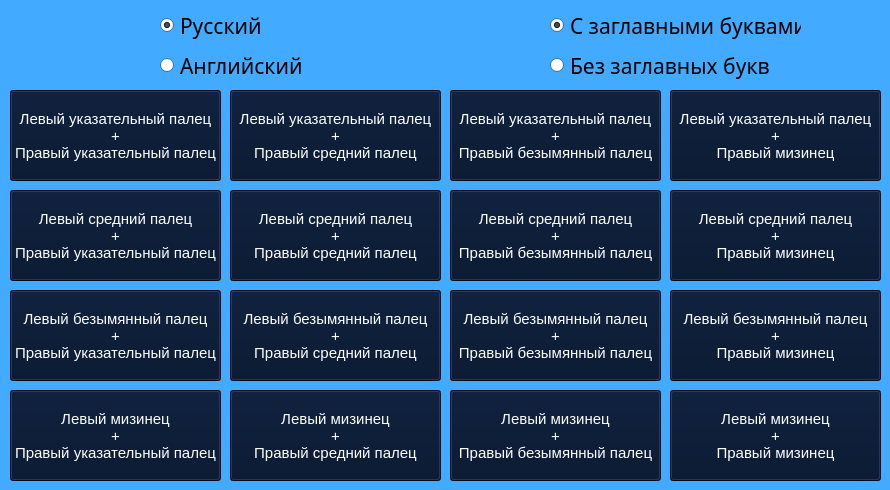
<?xml version="1.0" encoding="UTF-8"?>
<ui version="4.0">
 <class>MainWindow</class>
 <widget class="QMainWindow" name="MainWindow">
  <property name="geometry">
   <rect>
    <x>0</x>
    <y>0</y>
    <width>890</width>
    <height>490</height>
   </rect>
  </property>
  <property name="palette">
   <palette>
    <active>
     <colorrole role="WindowText">
      <brush brushstyle="SolidPattern">
       <color alpha="255">
        <red>0</red>
        <green>0</green>
        <blue>0</blue>
       </color>
      </brush>
     </colorrole>
     <colorrole role="Button">
      <brush brushstyle="SolidPattern">
       <color alpha="255">
        <red>66</red>
        <green>170</green>
        <blue>255</blue>
       </color>
      </brush>
     </colorrole>
     <colorrole role="Light">
      <brush brushstyle="SolidPattern">
       <color alpha="255">
        <red>194</red>
        <green>228</green>
        <blue>255</blue>
       </color>
      </brush>
     </colorrole>
     <colorrole role="Midlight">
      <brush brushstyle="SolidPattern">
       <color alpha="255">
        <red>130</red>
        <green>199</green>
        <blue>255</blue>
       </color>
      </brush>
     </colorrole>
     <colorrole role="Dark">
      <brush brushstyle="SolidPattern">
       <color alpha="255">
        <red>33</red>
        <green>85</green>
        <blue>127</blue>
       </color>
      </brush>
     </colorrole>
     <colorrole role="Mid">
      <brush brushstyle="SolidPattern">
       <color alpha="255">
        <red>44</red>
        <green>113</green>
        <blue>170</blue>
       </color>
      </brush>
     </colorrole>
     <colorrole role="Text">
      <brush brushstyle="SolidPattern">
       <color alpha="255">
        <red>0</red>
        <green>0</green>
        <blue>0</blue>
       </color>
      </brush>
     </colorrole>
     <colorrole role="BrightText">
      <brush brushstyle="SolidPattern">
       <color alpha="255">
        <red>255</red>
        <green>255</green>
        <blue>255</blue>
       </color>
      </brush>
     </colorrole>
     <colorrole role="ButtonText">
      <brush brushstyle="SolidPattern">
       <color alpha="255">
        <red>0</red>
        <green>0</green>
        <blue>0</blue>
       </color>
      </brush>
     </colorrole>
     <colorrole role="Base">
      <brush brushstyle="SolidPattern">
       <color alpha="255">
        <red>255</red>
        <green>255</green>
        <blue>255</blue>
       </color>
      </brush>
     </colorrole>
     <colorrole role="Window">
      <brush brushstyle="SolidPattern">
       <color alpha="255">
        <red>66</red>
        <green>170</green>
        <blue>255</blue>
       </color>
      </brush>
     </colorrole>
     <colorrole role="Shadow">
      <brush brushstyle="SolidPattern">
       <color alpha="255">
        <red>0</red>
        <green>0</green>
        <blue>0</blue>
       </color>
      </brush>
     </colorrole>
     <colorrole role="AlternateBase">
      <brush brushstyle="SolidPattern">
       <color alpha="255">
        <red>160</red>
        <green>212</green>
        <blue>255</blue>
       </color>
      </brush>
     </colorrole>
     <colorrole role="ToolTipBase">
      <brush brushstyle="SolidPattern">
       <color alpha="255">
        <red>255</red>
        <green>255</green>
        <blue>220</blue>
       </color>
      </brush>
     </colorrole>
     <colorrole role="ToolTipText">
      <brush brushstyle="SolidPattern">
       <color alpha="255">
        <red>0</red>
        <green>0</green>
        <blue>0</blue>
       </color>
      </brush>
     </colorrole>
    </active>
    <inactive>
     <colorrole role="WindowText">
      <brush brushstyle="SolidPattern">
       <color alpha="255">
        <red>0</red>
        <green>0</green>
        <blue>0</blue>
       </color>
      </brush>
     </colorrole>
     <colorrole role="Button">
      <brush brushstyle="SolidPattern">
       <color alpha="255">
        <red>66</red>
        <green>170</green>
        <blue>255</blue>
       </color>
      </brush>
     </colorrole>
     <colorrole role="Light">
      <brush brushstyle="SolidPattern">
       <color alpha="255">
        <red>194</red>
        <green>228</green>
        <blue>255</blue>
       </color>
      </brush>
     </colorrole>
     <colorrole role="Midlight">
      <brush brushstyle="SolidPattern">
       <color alpha="255">
        <red>130</red>
        <green>199</green>
        <blue>255</blue>
       </color>
      </brush>
     </colorrole>
     <colorrole role="Dark">
      <brush brushstyle="SolidPattern">
       <color alpha="255">
        <red>33</red>
        <green>85</green>
        <blue>127</blue>
       </color>
      </brush>
     </colorrole>
     <colorrole role="Mid">
      <brush brushstyle="SolidPattern">
       <color alpha="255">
        <red>44</red>
        <green>113</green>
        <blue>170</blue>
       </color>
      </brush>
     </colorrole>
     <colorrole role="Text">
      <brush brushstyle="SolidPattern">
       <color alpha="255">
        <red>0</red>
        <green>0</green>
        <blue>0</blue>
       </color>
      </brush>
     </colorrole>
     <colorrole role="BrightText">
      <brush brushstyle="SolidPattern">
       <color alpha="255">
        <red>255</red>
        <green>255</green>
        <blue>255</blue>
       </color>
      </brush>
     </colorrole>
     <colorrole role="ButtonText">
      <brush brushstyle="SolidPattern">
       <color alpha="255">
        <red>0</red>
        <green>0</green>
        <blue>0</blue>
       </color>
      </brush>
     </colorrole>
     <colorrole role="Base">
      <brush brushstyle="SolidPattern">
       <color alpha="255">
        <red>255</red>
        <green>255</green>
        <blue>255</blue>
       </color>
      </brush>
     </colorrole>
     <colorrole role="Window">
      <brush brushstyle="SolidPattern">
       <color alpha="255">
        <red>66</red>
        <green>170</green>
        <blue>255</blue>
       </color>
      </brush>
     </colorrole>
     <colorrole role="Shadow">
      <brush brushstyle="SolidPattern">
       <color alpha="255">
        <red>0</red>
        <green>0</green>
        <blue>0</blue>
       </color>
      </brush>
     </colorrole>
     <colorrole role="AlternateBase">
      <brush brushstyle="SolidPattern">
       <color alpha="255">
        <red>160</red>
        <green>212</green>
        <blue>255</blue>
       </color>
      </brush>
     </colorrole>
     <colorrole role="ToolTipBase">
      <brush brushstyle="SolidPattern">
       <color alpha="255">
        <red>255</red>
        <green>255</green>
        <blue>220</blue>
       </color>
      </brush>
     </colorrole>
     <colorrole role="ToolTipText">
      <brush brushstyle="SolidPattern">
       <color alpha="255">
        <red>0</red>
        <green>0</green>
        <blue>0</blue>
       </color>
      </brush>
     </colorrole>
    </inactive>
    <disabled>
     <colorrole role="WindowText">
      <brush brushstyle="SolidPattern">
       <color alpha="255">
        <red>33</red>
        <green>85</green>
        <blue>127</blue>
       </color>
      </brush>
     </colorrole>
     <colorrole role="Button">
      <brush brushstyle="SolidPattern">
       <color alpha="255">
        <red>66</red>
        <green>170</green>
        <blue>255</blue>
       </color>
      </brush>
     </colorrole>
     <colorrole role="Light">
      <brush brushstyle="SolidPattern">
       <color alpha="255">
        <red>194</red>
        <green>228</green>
        <blue>255</blue>
       </color>
      </brush>
     </colorrole>
     <colorrole role="Midlight">
      <brush brushstyle="SolidPattern">
       <color alpha="255">
        <red>130</red>
        <green>199</green>
        <blue>255</blue>
       </color>
      </brush>
     </colorrole>
     <colorrole role="Dark">
      <brush brushstyle="SolidPattern">
       <color alpha="255">
        <red>33</red>
        <green>85</green>
        <blue>127</blue>
       </color>
      </brush>
     </colorrole>
     <colorrole role="Mid">
      <brush brushstyle="SolidPattern">
       <color alpha="255">
        <red>44</red>
        <green>113</green>
        <blue>170</blue>
       </color>
      </brush>
     </colorrole>
     <colorrole role="Text">
      <brush brushstyle="SolidPattern">
       <color alpha="255">
        <red>33</red>
        <green>85</green>
        <blue>127</blue>
       </color>
      </brush>
     </colorrole>
     <colorrole role="BrightText">
      <brush brushstyle="SolidPattern">
       <color alpha="255">
        <red>255</red>
        <green>255</green>
        <blue>255</blue>
       </color>
      </brush>
     </colorrole>
     <colorrole role="ButtonText">
      <brush brushstyle="SolidPattern">
       <color alpha="255">
        <red>33</red>
        <green>85</green>
        <blue>127</blue>
       </color>
      </brush>
     </colorrole>
     <colorrole role="Base">
      <brush brushstyle="SolidPattern">
       <color alpha="255">
        <red>66</red>
        <green>170</green>
        <blue>255</blue>
       </color>
      </brush>
     </colorrole>
     <colorrole role="Window">
      <brush brushstyle="SolidPattern">
       <color alpha="255">
        <red>66</red>
        <green>170</green>
        <blue>255</blue>
       </color>
      </brush>
     </colorrole>
     <colorrole role="Shadow">
      <brush brushstyle="SolidPattern">
       <color alpha="255">
        <red>0</red>
        <green>0</green>
        <blue>0</blue>
       </color>
      </brush>
     </colorrole>
     <colorrole role="AlternateBase">
      <brush brushstyle="SolidPattern">
       <color alpha="255">
        <red>66</red>
        <green>170</green>
        <blue>255</blue>
       </color>
      </brush>
     </colorrole>
     <colorrole role="ToolTipBase">
      <brush brushstyle="SolidPattern">
       <color alpha="255">
        <red>255</red>
        <green>255</green>
        <blue>220</blue>
       </color>
      </brush>
     </colorrole>
     <colorrole role="ToolTipText">
      <brush brushstyle="SolidPattern">
       <color alpha="255">
        <red>0</red>
        <green>0</green>
        <blue>0</blue>
       </color>
      </brush>
     </colorrole>
    </disabled>
   </palette>
  </property>
  <property name="font">
   <font>
    <family>MS Shell Dlg 2</family>
   </font>
  </property>
  <property name="windowTitle">
   <string>MainWindow</string>
  </property>
  <widget class="QWidget" name="centralwidget">
   <widget class="QRadioButton" name="radioButton">
    <property name="geometry">
     <rect>
      <x>160</x>
      <y>10</y>
      <width>191</width>
      <height>31</height>
     </rect>
    </property>
    <property name="font">
     <font>
      <family>Mongolian Baiti</family>
      <pointsize>16</pointsize>
     </font>
    </property>
    <property name="text">
     <string>Русский</string>
    </property>
    <property name="checked">
     <bool>true</bool>
    </property>
    <attribute name="buttonGroup">
     <string notr="true">language</string>
    </attribute>
   </widget>
   <widget class="QRadioButton" name="radioButton_2">
    <property name="geometry">
     <rect>
      <x>160</x>
      <y>50</y>
      <width>191</width>
      <height>31</height>
     </rect>
    </property>
    <property name="font">
     <font>
      <family>Mongolian Baiti</family>
      <pointsize>16</pointsize>
     </font>
    </property>
    <property name="text">
     <string>Английский</string>
    </property>
    <attribute name="buttonGroup">
     <string notr="true">language</string>
    </attribute>
   </widget>
   <widget class="QRadioButton" name="radioButton_3">
    <property name="geometry">
     <rect>
      <x>550</x>
      <y>10</y>
      <width>251</width>
      <height>31</height>
     </rect>
    </property>
    <property name="font">
     <font>
      <family>Mongolian Baiti</family>
      <pointsize>16</pointsize>
     </font>
    </property>
    <property name="text">
     <string>С заглавными буквами</string>
    </property>
    <property name="checked">
     <bool>true</bool>
    </property>
    <attribute name="buttonGroup">
     <string notr="true">shift</string>
    </attribute>
   </widget>
   <widget class="QRadioButton" name="radioButton_4">
    <property name="geometry">
     <rect>
      <x>550</x>
      <y>50</y>
      <width>231</width>
      <height>31</height>
     </rect>
    </property>
    <property name="font">
     <font>
      <family>Mongolian Baiti</family>
      <pointsize>16</pointsize>
     </font>
    </property>
    <property name="text">
     <string>Без заглавных букв</string>
    </property>
    <attribute name="buttonGroup">
     <string notr="true">shift</string>
    </attribute>
   </widget>
   <widget class="QPushButton" name="push1_1">
    <property name="geometry">
     <rect>
      <x>10</x>
      <y>90</y>
      <width>211</width>
      <height>91</height>
     </rect>
    </property>
    <property name="font">
     <font>
      <family>MS Shell Dlg 2</family>
      <pointsize>11</pointsize>
     </font>
    </property>
    <property name="styleSheet">
     <string notr="true">background-color: rgb(0, 16, 42);
color: rgb(255, 255, 255);</string>
    </property>
    <property name="text">
     <string>Левый указательный палец
+
Правый указательный палец</string>
    </property>
    <attribute name="buttonGroup">
     <string notr="true">change</string>
    </attribute>
   </widget>
   <widget class="QPushButton" name="push1_2">
    <property name="geometry">
     <rect>
      <x>230</x>
      <y>90</y>
      <width>211</width>
      <height>91</height>
     </rect>
    </property>
    <property name="font">
     <font>
      <pointsize>11</pointsize>
     </font>
    </property>
    <property name="styleSheet">
     <string notr="true">background-color: rgb(0, 16, 42);
color: rgb(255, 255, 255);</string>
    </property>
    <property name="text">
     <string>Левый указательный палец
+
Правый средний палец</string>
    </property>
    <attribute name="buttonGroup">
     <string notr="true">change</string>
    </attribute>
   </widget>
   <widget class="QPushButton" name="push1_3">
    <property name="geometry">
     <rect>
      <x>450</x>
      <y>90</y>
      <width>211</width>
      <height>91</height>
     </rect>
    </property>
    <property name="font">
     <font>
      <pointsize>11</pointsize>
     </font>
    </property>
    <property name="styleSheet">
     <string notr="true">background-color: rgb(0, 16, 42);
color: rgb(255, 255, 255);</string>
    </property>
    <property name="text">
     <string>Левый указательный палец
+
Правый безымянный палец</string>
    </property>
    <attribute name="buttonGroup">
     <string notr="true">change</string>
    </attribute>
   </widget>
   <widget class="QPushButton" name="push1_4">
    <property name="geometry">
     <rect>
      <x>670</x>
      <y>90</y>
      <width>211</width>
      <height>91</height>
     </rect>
    </property>
    <property name="font">
     <font>
      <pointsize>11</pointsize>
     </font>
    </property>
    <property name="styleSheet">
     <string notr="true">background-color: rgb(0, 16, 42);
color: rgb(255, 255, 255);</string>
    </property>
    <property name="text">
     <string>Левый указательный палец
+
Правый мизинец</string>
    </property>
    <attribute name="buttonGroup">
     <string notr="true">change</string>
    </attribute>
   </widget>
   <widget class="QPushButton" name="push2_1">
    <property name="geometry">
     <rect>
      <x>10</x>
      <y>190</y>
      <width>211</width>
      <height>91</height>
     </rect>
    </property>
    <property name="font">
     <font>
      <pointsize>11</pointsize>
     </font>
    </property>
    <property name="styleSheet">
     <string notr="true">background-color: rgb(0, 16, 42);
color: rgb(255, 255, 255);</string>
    </property>
    <property name="text">
     <string>Левый средний палец
+
Правый указательный палец</string>
    </property>
    <attribute name="buttonGroup">
     <string notr="true">change</string>
    </attribute>
   </widget>
   <widget class="QPushButton" name="push2_2">
    <property name="geometry">
     <rect>
      <x>230</x>
      <y>190</y>
      <width>211</width>
      <height>91</height>
     </rect>
    </property>
    <property name="font">
     <font>
      <pointsize>11</pointsize>
     </font>
    </property>
    <property name="styleSheet">
     <string notr="true">background-color: rgb(0, 16, 42);
color: rgb(255, 255, 255);</string>
    </property>
    <property name="text">
     <string>Левый средний палец
+
Правый средний палец</string>
    </property>
    <attribute name="buttonGroup">
     <string notr="true">change</string>
    </attribute>
   </widget>
   <widget class="QPushButton" name="push2_3">
    <property name="geometry">
     <rect>
      <x>450</x>
      <y>190</y>
      <width>211</width>
      <height>91</height>
     </rect>
    </property>
    <property name="font">
     <font>
      <pointsize>11</pointsize>
     </font>
    </property>
    <property name="styleSheet">
     <string notr="true">background-color: rgb(0, 16, 42);
color: rgb(255, 255, 255);</string>
    </property>
    <property name="text">
     <string>Левый средний палец
+
Правый безымянный палец</string>
    </property>
    <attribute name="buttonGroup">
     <string notr="true">change</string>
    </attribute>
   </widget>
   <widget class="QPushButton" name="push2_4">
    <property name="geometry">
     <rect>
      <x>670</x>
      <y>190</y>
      <width>211</width>
      <height>91</height>
     </rect>
    </property>
    <property name="font">
     <font>
      <pointsize>11</pointsize>
     </font>
    </property>
    <property name="styleSheet">
     <string notr="true">background-color: rgb(0, 16, 42);
color: rgb(255, 255, 255);</string>
    </property>
    <property name="text">
     <string>Левый средний палец
+
Правый мизинец</string>
    </property>
    <attribute name="buttonGroup">
     <string notr="true">change</string>
    </attribute>
   </widget>
   <widget class="QPushButton" name="push3_1">
    <property name="geometry">
     <rect>
      <x>10</x>
      <y>290</y>
      <width>211</width>
      <height>91</height>
     </rect>
    </property>
    <property name="font">
     <font>
      <pointsize>11</pointsize>
     </font>
    </property>
    <property name="styleSheet">
     <string notr="true">background-color: rgb(0, 16, 42);
color: rgb(255, 255, 255);</string>
    </property>
    <property name="text">
     <string>Левый безымянный палец
+
Правый указательный палец</string>
    </property>
    <attribute name="buttonGroup">
     <string notr="true">change</string>
    </attribute>
   </widget>
   <widget class="QPushButton" name="push3_2">
    <property name="geometry">
     <rect>
      <x>230</x>
      <y>290</y>
      <width>211</width>
      <height>91</height>
     </rect>
    </property>
    <property name="font">
     <font>
      <pointsize>11</pointsize>
     </font>
    </property>
    <property name="styleSheet">
     <string notr="true">background-color: rgb(0, 16, 42);
color: rgb(255, 255, 255);</string>
    </property>
    <property name="text">
     <string>Левый безымянный палец
+
Правый средний палец</string>
    </property>
    <attribute name="buttonGroup">
     <string notr="true">change</string>
    </attribute>
   </widget>
   <widget class="QPushButton" name="push3_3">
    <property name="geometry">
     <rect>
      <x>450</x>
      <y>290</y>
      <width>211</width>
      <height>91</height>
     </rect>
    </property>
    <property name="font">
     <font>
      <pointsize>11</pointsize>
     </font>
    </property>
    <property name="styleSheet">
     <string notr="true">background-color: rgb(0, 16, 42);
color: rgb(255, 255, 255);</string>
    </property>
    <property name="text">
     <string>Левый безымянный палец
+
Правый безымянный палец</string>
    </property>
    <attribute name="buttonGroup">
     <string notr="true">change</string>
    </attribute>
   </widget>
   <widget class="QPushButton" name="push3_4">
    <property name="geometry">
     <rect>
      <x>670</x>
      <y>290</y>
      <width>211</width>
      <height>91</height>
     </rect>
    </property>
    <property name="font">
     <font>
      <pointsize>11</pointsize>
     </font>
    </property>
    <property name="styleSheet">
     <string notr="true">background-color: rgb(0, 16, 42);
color: rgb(255, 255, 255);</string>
    </property>
    <property name="text">
     <string>Левый безымянный палец
+
Правый мизинец</string>
    </property>
    <attribute name="buttonGroup">
     <string notr="true">change</string>
    </attribute>
   </widget>
   <widget class="QPushButton" name="push4_1">
    <property name="geometry">
     <rect>
      <x>10</x>
      <y>390</y>
      <width>211</width>
      <height>91</height>
     </rect>
    </property>
    <property name="font">
     <font>
      <pointsize>11</pointsize>
     </font>
    </property>
    <property name="styleSheet">
     <string notr="true">background-color: rgb(0, 16, 42);
color: rgb(255, 255, 255);</string>
    </property>
    <property name="text">
     <string>Левый мизинец
+
Правый указательный палец</string>
    </property>
    <attribute name="buttonGroup">
     <string notr="true">change</string>
    </attribute>
   </widget>
   <widget class="QPushButton" name="push4_2">
    <property name="geometry">
     <rect>
      <x>230</x>
      <y>390</y>
      <width>211</width>
      <height>91</height>
     </rect>
    </property>
    <property name="font">
     <font>
      <pointsize>11</pointsize>
     </font>
    </property>
    <property name="styleSheet">
     <string notr="true">background-color: rgb(0, 16, 42);
color: rgb(255, 255, 255);</string>
    </property>
    <property name="text">
     <string>Левый мизинец
+
Правый средний палец</string>
    </property>
    <attribute name="buttonGroup">
     <string notr="true">change</string>
    </attribute>
   </widget>
   <widget class="QPushButton" name="push4_3">
    <property name="geometry">
     <rect>
      <x>450</x>
      <y>390</y>
      <width>211</width>
      <height>91</height>
     </rect>
    </property>
    <property name="font">
     <font>
      <pointsize>11</pointsize>
     </font>
    </property>
    <property name="styleSheet">
     <string notr="true">background-color: rgb(0, 16, 42);
color: rgb(255, 255, 255);</string>
    </property>
    <property name="text">
     <string>Левый мизинец
+
Правый безымянный палец</string>
    </property>
    <attribute name="buttonGroup">
     <string notr="true">change</string>
    </attribute>
   </widget>
   <widget class="QPushButton" name="push4_4">
    <property name="geometry">
     <rect>
      <x>670</x>
      <y>390</y>
      <width>211</width>
      <height>91</height>
     </rect>
    </property>
    <property name="font">
     <font>
      <pointsize>11</pointsize>
     </font>
    </property>
    <property name="styleSheet">
     <string notr="true">background-color: rgb(0, 16, 42);
color: rgb(255, 255, 255);</string>
    </property>
    <property name="text">
     <string>Левый мизинец
+
Правый мизинец</string>
    </property>
    <attribute name="buttonGroup">
     <string notr="true">change</string>
    </attribute>
   </widget>
  </widget>
 </widget>
 <resources/>
 <connections/>
 <buttongroups>
  <buttongroup name="change"/>
  <buttongroup name="language"/>
  <buttongroup name="shift"/>
 </buttongroups>
</ui>
